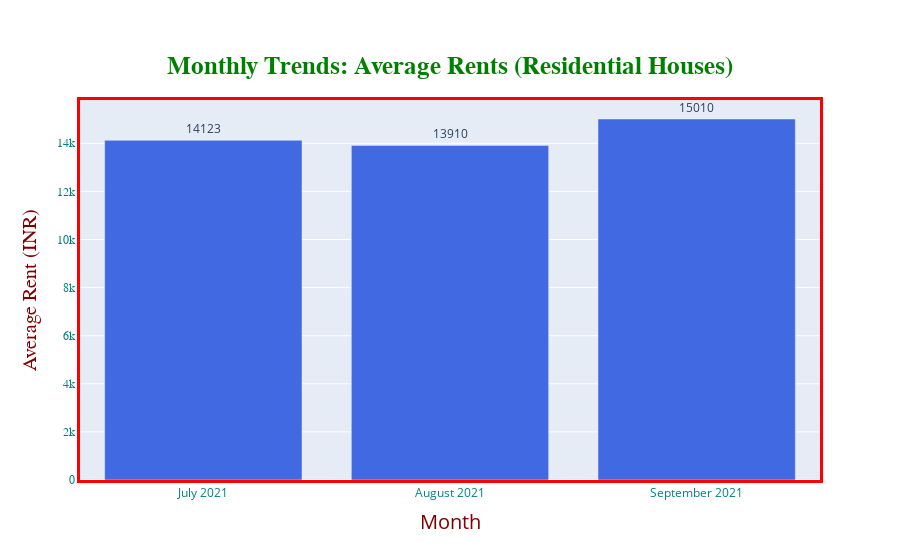

The cell this chart's notebook holds for it:
### Code cell
df1['date_posted'] = pd.to_datetime(df['date_posted'], format='%Y-%m-%d')
mean_list = []

for i in range(7,10):
    filt = (df1['date_posted'].dt.month==i)
    df_new = df1.loc[filt]
    mean_list.append(df_new['price'].mean())

mean_list = list(map(int,mean_list))    
mean_names = ['July 2021', 'August 2021','September 2021']

fig = go.Figure()

fig.add_trace(go.Bar(
    x= mean_names,
    y= mean_list,
    name='Average Rent Value',
    marker_color='RoyalBlue',
    text=mean_list)
             )

fig.update_traces(textposition='outside')

fig.update_layout(title_text="<b>Monthly Trends: Average Rents (Residential Houses)</b>",
                 title_font_size=25,
                 title_font_color='green',
                 title_font_family='Titillium Web',
                 title_x=0.5,
                 title_y=0.90,
                 title_xanchor='center',
                 title_yanchor='top'
                 )

fig.update_xaxes(
        color='teal',
        title_text='Month',
        title_font_family='Open Sans',
        title_font_size=20,
        title_font_color='maroon',
        title_standoff = 15,
        tickmode='auto',
        nticks=48,
        linecolor='red',
        linewidth=3,
        mirror=True)

fig.update_yaxes(
        color='Teal',
        title_text='Average Rent (INR)',
        title_font_family='Droid Sans',
        title_font_size=20,
        title_font_color='maroon',
        title_standoff = 15,
        tickfont_family='Arial',
        linecolor='red',
        linewidth=3,
        mirror = True)

### Figure 1 — Plotly figure (JSON) as saved in the notebook; plotly's stock layout.template omitted (floating-point values rounded to 4 significant figures)
{"data": [{"marker": {"color": "RoyalBlue"}, "name": "Average Rent Value", "text": ["14123", "13910", "15010"], "textposition": "outside", "type": "bar", "x": ["July 2021", "August 2021", "September 2021"], "y": [14123, 13910, 15010]}], "layout": {"title": {"font": {"color": "green", "family": "Titillium Web", "size": 25}, "text": "<b>Monthly Trends: Average Rents (Residential Houses)</b>", "x": 0.5, "xanchor": "center", "y": 0.9, "yanchor": "top"}, "xaxis": {"color": "teal", "linecolor": "red", "linewidth": 3, "mirror": true, "nticks": 48, "tickmode": "auto", "title": {"font": {"color": "maroon", "family": "Open Sans", "size": 20}, "standoff": 15, "text": "Month"}}, "yaxis": {"color": "Teal", "linecolor": "red", "linewidth": 3, "mirror": true, "tickfont": {"family": "Arial"}, "title": {"font": {"color": "maroon", "family": "Droid Sans", "size": 20}, "standoff": 15, "text": "Average Rent (INR)"}}}}
